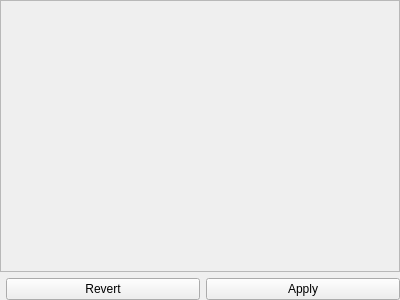
<?xml version="1.0" encoding="UTF-8"?>
<ui version="4.0">
 <class>PropertiesForm</class>
 <widget class="QWidget" name="PropertiesForm">
  <property name="geometry">
   <rect>
    <x>0</x>
    <y>0</y>
    <width>400</width>
    <height>300</height>
   </rect>
  </property>
  <property name="windowTitle">
   <string>Form</string>
  </property>
  <layout class="QGridLayout" name="gridLayout">
   <property name="leftMargin">
    <number>0</number>
   </property>
   <property name="topMargin">
    <number>0</number>
   </property>
   <property name="rightMargin">
    <number>0</number>
   </property>
   <property name="bottomMargin">
    <number>0</number>
   </property>
   <item row="0" column="0">
    <widget class="QScrollArea" name="scrollArea">
     <property name="horizontalScrollBarPolicy">
      <enum>Qt::ScrollBarAlwaysOff</enum>
     </property>
     <property name="widgetResizable">
      <bool>true</bool>
     </property>
     <property name="alignment">
      <set>Qt::AlignLeading|Qt::AlignLeft|Qt::AlignTop</set>
     </property>
     <widget class="QWidget" name="scrollAreaWidgetContents">
      <property name="geometry">
       <rect>
        <x>0</x>
        <y>0</y>
        <width>398</width>
        <height>266</height>
       </rect>
      </property>
      <layout class="QVBoxLayout" name="verticalLayout"/>
     </widget>
    </widget>
   </item>
   <item row="1" column="0">
    <layout class="QHBoxLayout" name="horizontalLayout">
     <property name="leftMargin">
      <number>6</number>
     </property>
     <item>
      <widget class="QPushButton" name="revertButton">
       <property name="text">
        <string>Revert</string>
       </property>
      </widget>
     </item>
     <item>
      <widget class="QPushButton" name="applyButton">
       <property name="text">
        <string>Apply</string>
       </property>
      </widget>
     </item>
    </layout>
   </item>
  </layout>
 </widget>
 <resources/>
 <connections/>
</ui>
